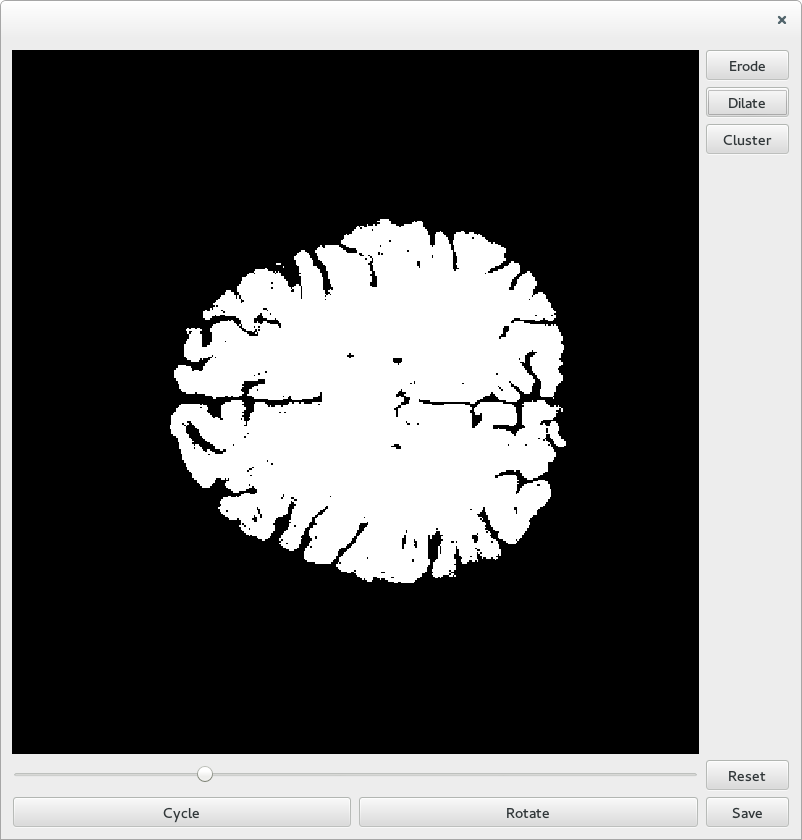

Reproduce this figure in Python.
# -*- coding: utf-8 -*-

import os
import pyqtgraph as pg
from PyQt4 import QtCore, QtGui
from nibabel import load, save, Nifti1Image
from scipy.ndimage import morphology
import numpy as np

# %% set parameters

# provide string to nii data
strPathData = '/home/marian/Documents/Testing/testMorphViewer/testIma.nii.gz'

# %% import data

# load data
nii = load(strPathData)
basename = nii.get_filename().split(os.extsep, 1)[0]
dirname = os.path.dirname(nii.get_filename())

data = nii.get_data()

# %%


class morphViewer(QtGui.QWidget):

    def __init__(self, inIma, parent=None, name="morphViewer"):
        super(morphViewer, self).__init__(parent)

        # define the data
        self.data = inIma
        # define data type
        self.datatype = self.data.dtype
        # set initial window size
        self.resize(800, 800)
        # set initial slider value
        self.val = int((self.data.shape[-1]-1)/2.)
        # set initial cycle view value
        self.cycleCount = 0

        # define a layout
        self.gridLayout = QtGui.QGridLayout(self)
        self.gridLayout.setObjectName("gridLayout")

        # define a graphics window, to which a viewbox and image are added
        self.graphicsView = pg.GraphicsWindow()
        self.viewbox = self.graphicsView.addViewBox(lockAspect=1)  # aspect rat
        self.image = pg.ImageItem()
        self.image.setImage(self.data[..., self.val])
        self.viewbox.addItem(self.image)
        self.gridLayout.addWidget(self.graphicsView, 0, 0, 4, 2)

        # define all the buttons
        self.Erode = QtGui.QPushButton("Erode")
        self.gridLayout.addWidget(self.Erode, 0, 2, 1, 1)

        self.Dilate = QtGui.QPushButton("Dilate")
        self.gridLayout.addWidget(self.Dilate, 1, 2, 1, 1)

        self.Cluster = QtGui.QPushButton("Cluster")
        self.gridLayout.addWidget(self.Cluster, 2, 2, 1, 1)

        self.Cycle = QtGui.QPushButton("Cycle")
        self.gridLayout.addWidget(self.Cycle, 5, 0, 1, 1)

        self.Rotate = QtGui.QPushButton("Rotate")
        self.gridLayout.addWidget(self.Rotate, 5, 1, 1, 1)

        self.Reset = QtGui.QPushButton("Reset")
        self.gridLayout.addWidget(self.Reset, 4, 2, 1, 1)

        self.Save = QtGui.QPushButton("Save")
        self.gridLayout.addWidget(self.Save, 5, 2, 1, 1)

        # define a slider
        self.horizontalSlider = QtGui.QSlider(self)
        self.horizontalSlider.setOrientation(QtCore.Qt.Horizontal)
        self.setObjectName("horizontalSlider")
        # set minimum, maximum and starting value of slider
        self.horizontalSlider.setMinimum(0)
        self.horizontalSlider.setMaximum(self.data.shape[-1]-1)
        self.horizontalSlider.setValue(self.val)
        self.gridLayout.addWidget(self.horizontalSlider, 4, 0, 1, 2)

        # make the slider reactive to changes
        self.horizontalSlider.sliderMoved.connect(self.sliderMoved)
        # make buttons reactive
        self.Erode.clicked.connect(self.updateEro)
        self.Dilate.clicked.connect(self.updateDil)
        self.Cluster.clicked.connect(self.updateCluster)
        self.Cycle.clicked.connect(self.updateCycle)
        self.Rotate.clicked.connect(self.updateRotate)
        self.Reset.clicked.connect(self.updateReset)
        self.Save.clicked.connect(self.updateSave)

    def sliderMoved(self, val):
        self.val = val
        try:
            self.image.setImage(self.data[..., self.val])
        except IndexError:
            print("Error: No image at index", self.val)

    def updateEro(self):
        # perform erode
        self.data = morphology.binary_erosion(self.data, iterations=1)
        # convert to original data type
        self.data = self.data.astype(self.datatype)
        # update image of nii data
        self.image.setImage(self.data[..., self.val])

    def updateDil(self):
        # perform dilate
        self.data = morphology.binary_dilation(self.data, iterations=1)
        # convert to original data type
        self.data = self.data.astype(self.datatype)
        # update image of nii data
        self.image.setImage(self.data[..., self.val])

    def updateSave(self):
        # put the permuted indices back to their original format
        cycBackPerm = (self.cycleCount, (self.cycleCount+1) % 3,
                       (self.cycleCount+2) % 3)
        # create copy for export, which can be transposed back
        outData = np.copy(self.data)
        outData = np.transpose(outData, cycBackPerm)
        # prepare saving as nifti
        out = Nifti1Image(outData, header=nii.header, affine=nii.affine)
        # get new flex file name and check for overwriting
        self.nrExports = 0
        self.flexfilename = '_morph_' + str(self.nrExports) + '.nii.gz'
        while os.path.isfile(basename + self.flexfilename):
            self.nrExports += 1
            self.flexfilename = '_labels_' + str(self.nrExports) + '.nii.gz'
        save(out, basename + self.flexfilename)
        # save as nii
        print("successfully exported morph image as: \n" +
              basename + self.flexfilename)

    def updateCluster(self):
        # perform cluster thresholding
        print("Not implemented")

    def updateReset(self):
        # reset layout to initial state
        print("Not implemented")

    def updateCycle(self):
        # cycle through different image views
        """Cycle through views."""
        # take count of the cycles
        self.cycleCount = (self.cycleCount + 1) % 3
        # transpose data
        self.data = np.transpose(self.data, (2, 0, 1))
        # transpose ima2volHistMap
        self.image.setImage(self.data[..., self.val])
        # updates slider
        self.horizontalSlider.setMinimum(0)
        self.horizontalSlider.setMaximum(self.data.shape[-1]-1)

    def updateRotate(self):
        # rotate the image view
        print("Not implemented")

# %% render
app = QtGui.QApplication([])
mV = morphViewer(data)
mV.show()
mV.raise_()
app.exec_()
